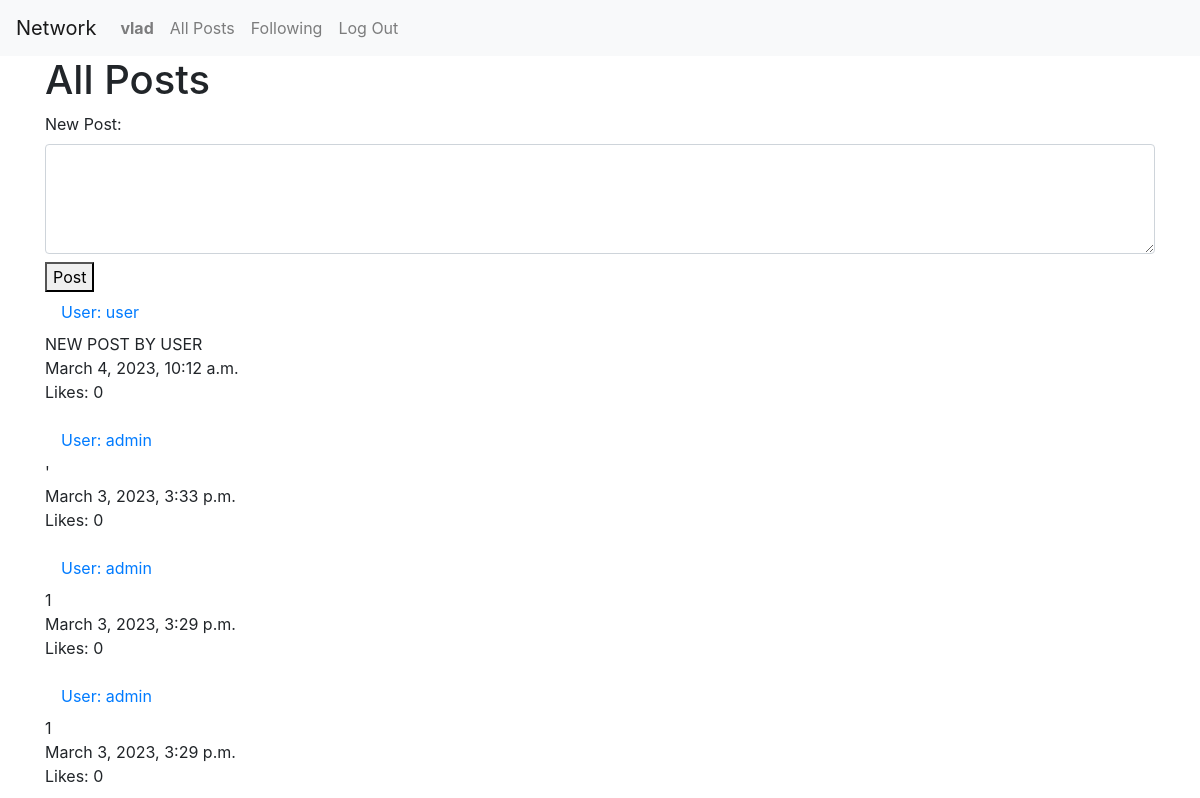
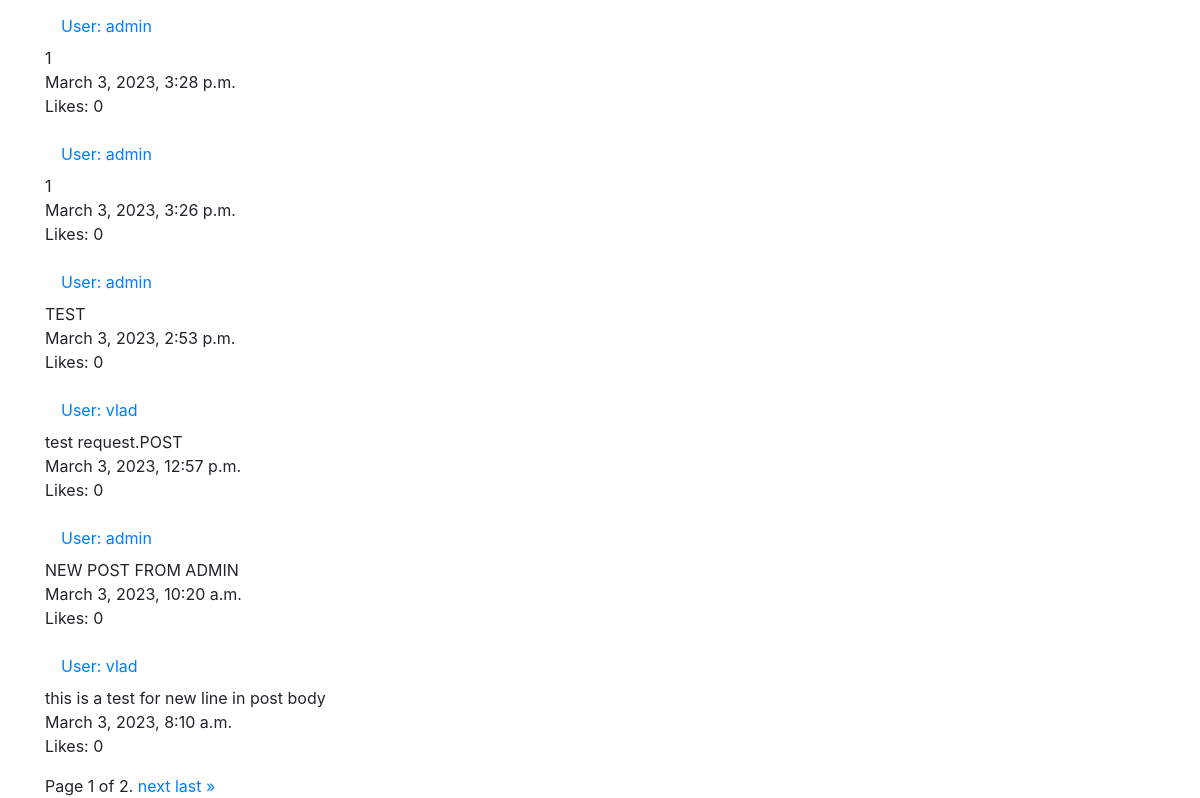
/ (signed in), run on an earlier commit of the app's database (2 pictures, top to bottom).
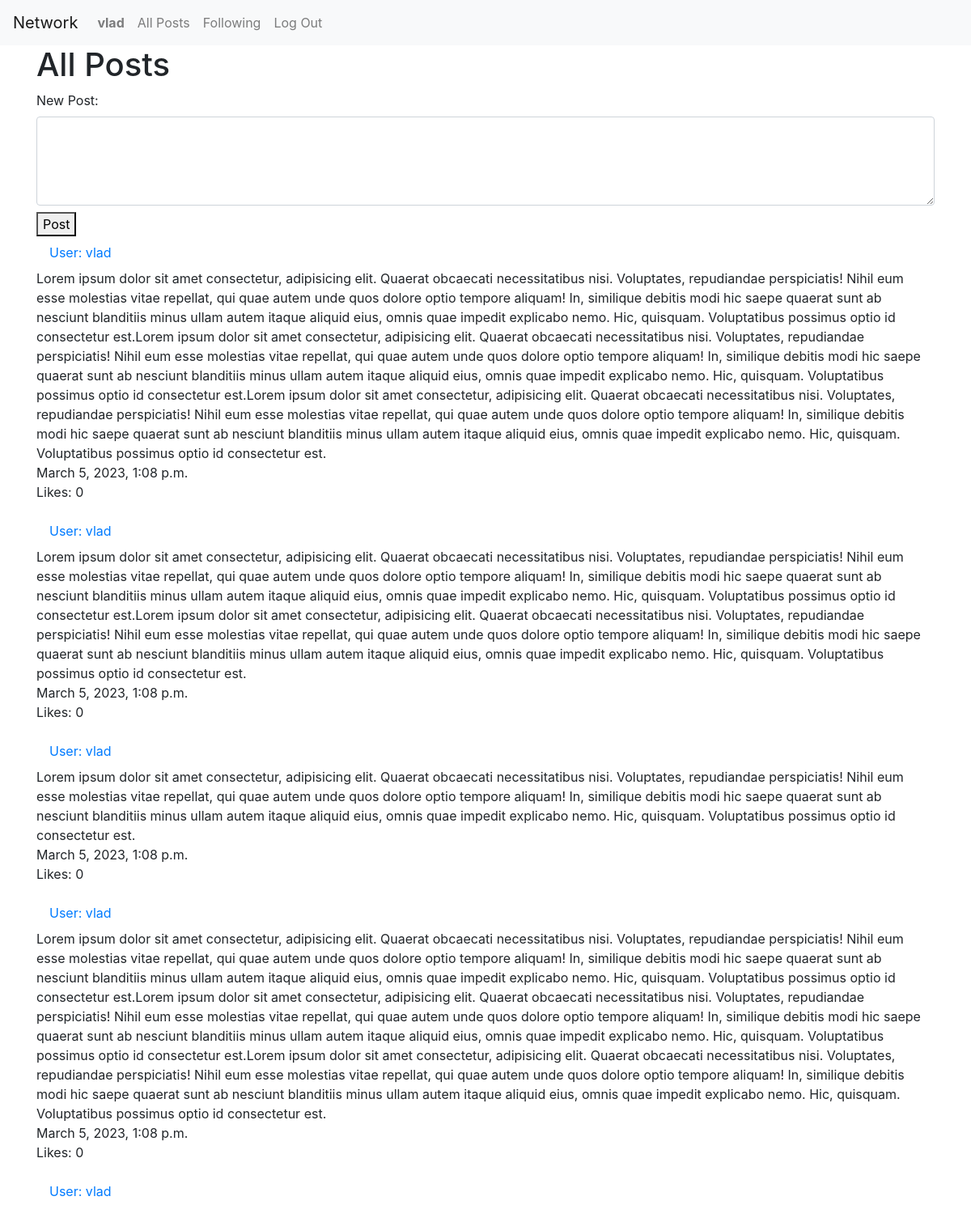
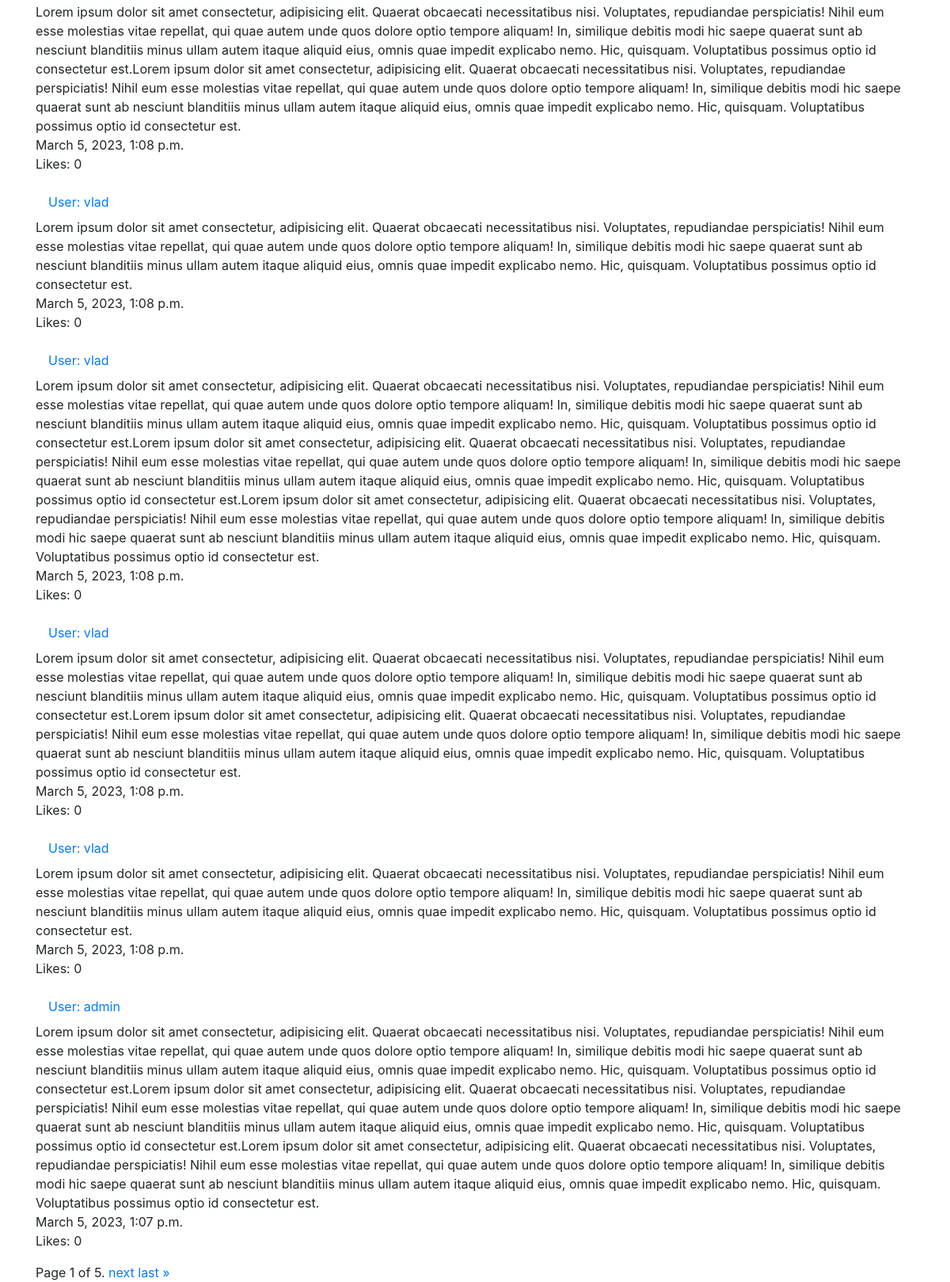
And on a later commit of the database (2 pictures, top to bottom).
### network/models.py (models this page shows, shortened)
class Post(models.Model):
    body = models.TextField(blank=True)
    timestamp = models.DateTimeField(auto_now_add=True, null=True)
    user = models.ForeignKey(User, on_delete=models.PROTECT, related_name="user_posts", null=True)
    likes = models.IntegerField(default=0)

class User(AbstractUser):
    following = models.ManyToManyField("User", blank=True, related_name="fg")   # "self" din't work here, follow actions somehow duplicated to both following and followers
    followers = models.ManyToManyField("User", blank=True, related_name="fs")

### network/views.py (the view)
# urls.py: path("", views.index, name="index"),
def index(request):
    posts = Post.objects.all().order_by("-timestamp").all()
    page_obj = paginate(posts, request)
    return render(request, "network/index.html", {
        "new_post_form": NewPostForm,
        "page_obj": page_obj
    })

### network/views.py (called while the page is built)
def paginate(list, request):
    paginator = Paginator(list, 10)
    page_number = request.GET.get('page')
    return paginator.get_page(page_number)

### network/templates/network/index.html (shortened to what this page needs)
{% extends "network/layout.html" %}
{% block body %}
    {% if user.is_authenticated %}
        <h1>All Posts</h1>
        <div class="" id="new_post">
            <form action="{% url 'new_post' %}" method="post">
                {{ new_post_form }}
                <button type="submit">Post</button>
            </form>
        </div>
        <div class="" id="posts">
            {% for post in page_obj %}
                <div class="post mb-3">
                    <div><a class="nav-link" href="{% url 'profile' post.user.id %}">User: {{ post.user }}</a></div>
                    <div>{{ post.body }}</div>
                    <div>{{ post.timestamp }}</div>
                    <div>Likes: {{ post.likes }}</div>
                </div>
            {% empty %}
                No Posts
            {% endfor %}
            <div class="pagination">
                <span class="step-links">
                    <span class="current">
                        Page {{ page_obj.number }} of {{ page_obj.paginator.num_pages }}.
                    </span>
                    {% if page_obj.has_next %}
                        <a href="?page={{ page_obj.next_page_number }}">next</a>
                        <a href="?page={{ page_obj.paginator.num_pages }}">last &raquo;</a>
                    {% endif %}
                </span>
            </div>
        </div>
    {% endif %}
{% endblock %}

What changed in the data, as far as the page shows it:
no longer on this page (row unchanged): Post: user "user", body "NEW POST BY USER", timestamp "March 4, 2023, 10:12 a.m.", likes "0"
no longer on this page (row unchanged): Post: user "admin", body "'", timestamp "March 3, 2023, 3:33 p.m.", likes "0"
no longer on this page (row unchanged): Post: user "admin", body "1", timestamp "March 3, 2023, 3:29 p.m.", likes "0"
no longer on this page (row unchanged): Post: user "admin", body "1", timestamp "March 3, 2023, 3:29 p.m.", likes "0"
no longer on this page (row unchanged): Post: user "admin", body "1", timestamp "March 3, 2023, 3:28 p.m.", likes "0"
no longer on this page (row unchanged): Post: user "admin", body "1", timestamp "March 3, 2023, 3:26 p.m.", likes "0"
no longer on this page (row unchanged): Post: user "admin", body "TEST", timestamp "March 3, 2023, 2:53 p.m.", likes "0"
no longer on this page (row unchanged): Post: user "vlad", body "test request.POST", timestamp "March 3, 2023, 12:57 p.m.", likes "0"
no longer on this page (row unchanged): Post: user "admin", body "NEW POST FROM ADMIN", timestamp "March 3, 2023, 10:20 a.m.", likes "0"
no longer on this page (row unchanged): Post: user "vlad", body "this is a test for new line in post body", timestamp "March 3, 2023, 8:10 a.m.", likes "0"
added Post: user "vlad", body "Lorem ipsum dolor sit amet consectetur, adipisicing elit. Quaerat obcaecati necessitatibus nisi. Voluptates, repudiandae perspiciatis! Nihil eum esse molestias vitae repellat, qui quae autem unde quos dolore optio tempore aliquam! In, similique debitis modi hic saepe quaerat sunt ab nesciunt blanditiis minus ullam autem itaque aliquid eius, omnis quae impedit explicabo nemo. Hic, quisquam. Voluptatibus possimus optio id consectetur est.Lorem ipsum dolor sit amet consectetur, adipisicing elit. Quaerat obcaecati necessitatibus nisi. Voluptates, repudiandae perspiciatis! Nihil eum esse molestias vitae repellat, qui quae autem unde quos dolore optio tempore aliquam! In, similique debitis modi…", timestamp "March 5, 2023, 1:08 p.m.", likes "0"
added Post: user "vlad", body "Lorem ipsum dolor sit amet consectetur, adipisicing elit. Quaerat obcaecati necessitatibus nisi. Voluptates, repudiandae perspiciatis! Nihil eum esse molestias vitae repellat, qui quae autem unde quos dolore optio tempore aliquam! In, similique debitis modi hic saepe quaerat sunt ab nesciunt blanditiis minus ullam autem itaque aliquid eius, omnis quae impedit explicabo nemo. Hic, quisquam. Voluptatibus possimus optio id consectetur est.Lorem ipsum dolor sit amet consectetur, adipisicing elit. Quaerat obcaecati necessitatibus nisi. Voluptates, repudiandae perspiciatis! Nihil eum esse molestias vitae repellat, qui quae autem unde quos dolore optio tempore aliquam! In, similique debitis modi…", timestamp "March 5, 2023, 1:08 p.m.", likes "0"
added Post: user "vlad", body "Lorem ipsum dolor sit amet consectetur, adipisicing elit. Quaerat obcaecati necessitatibus nisi. Voluptates, repudiandae perspiciatis! Nihil eum esse molestias vitae repellat, qui quae autem unde quos dolore optio tempore aliquam! In, similique debitis modi hic saepe quaerat sunt ab nesciunt blanditiis minus ullam autem itaque aliquid eius, omnis quae impedit explicabo nemo. Hic, quisquam. Voluptatibus possimus optio id consectetur est.", timestamp "March 5, 2023, 1:08 p.m.", likes "0"
added Post: user "vlad", body "Lorem ipsum dolor sit amet consectetur, adipisicing elit. Quaerat obcaecati necessitatibus nisi. Voluptates, repudiandae perspiciatis! Nihil eum esse molestias vitae repellat, qui quae autem unde quos dolore optio tempore aliquam! In, similique debitis modi hic saepe quaerat sunt ab nesciunt blanditiis minus ullam autem itaque aliquid eius, omnis quae impedit explicabo nemo. Hic, quisquam. Voluptatibus possimus optio id consectetur est.Lorem ipsum dolor sit amet consectetur, adipisicing elit. Quaerat obcaecati necessitatibus nisi. Voluptates, repudiandae perspiciatis! Nihil eum esse molestias vitae repellat, qui quae autem unde quos dolore optio tempore aliquam! In, similique debitis modi…", timestamp "March 5, 2023, 1:08 p.m.", likes "0"
added Post: user "vlad", body "Lorem ipsum dolor sit amet consectetur, adipisicing elit. Quaerat obcaecati necessitatibus nisi. Voluptates, repudiandae perspiciatis! Nihil eum esse molestias vitae repellat, qui quae autem unde quos dolore optio tempore aliquam! In, similique debitis modi hic saepe quaerat sunt ab nesciunt blanditiis minus ullam autem itaque aliquid eius, omnis quae impedit explicabo nemo. Hic, quisquam. Voluptatibus possimus optio id consectetur est.Lorem ipsum dolor sit amet consectetur, adipisicing elit. Quaerat obcaecati necessitatibus nisi. Voluptates, repudiandae perspiciatis! Nihil eum esse molestias vitae repellat, qui quae autem unde quos dolore optio tempore aliquam! In, similique debitis modi…", timestamp "March 5, 2023, 1:08 p.m.", likes "0"
added Post: user "vlad", body "Lorem ipsum dolor sit amet consectetur, adipisicing elit. Quaerat obcaecati necessitatibus nisi. Voluptates, repudiandae perspiciatis! Nihil eum esse molestias vitae repellat, qui quae autem unde quos dolore optio tempore aliquam! In, similique debitis modi hic saepe quaerat sunt ab nesciunt blanditiis minus ullam autem itaque aliquid eius, omnis quae impedit explicabo nemo. Hic, quisquam. Voluptatibus possimus optio id consectetur est.", timestamp "March 5, 2023, 1:08 p.m.", likes "0"
added Post: user "vlad", body "Lorem ipsum dolor sit amet consectetur, adipisicing elit. Quaerat obcaecati necessitatibus nisi. Voluptates, repudiandae perspiciatis! Nihil eum esse molestias vitae repellat, qui quae autem unde quos dolore optio tempore aliquam! In, similique debitis modi hic saepe quaerat sunt ab nesciunt blanditiis minus ullam autem itaque aliquid eius, omnis quae impedit explicabo nemo. Hic, quisquam. Voluptatibus possimus optio id consectetur est.Lorem ipsum dolor sit amet consectetur, adipisicing elit. Quaerat obcaecati necessitatibus nisi. Voluptates, repudiandae perspiciatis! Nihil eum esse molestias vitae repellat, qui quae autem unde quos dolore optio tempore aliquam! In, similique debitis modi…", timestamp "March 5, 2023, 1:08 p.m.", likes "0"
added Post: user "vlad", body "Lorem ipsum dolor sit amet consectetur, adipisicing elit. Quaerat obcaecati necessitatibus nisi. Voluptates, repudiandae perspiciatis! Nihil eum esse molestias vitae repellat, qui quae autem unde quos dolore optio tempore aliquam! In, similique debitis modi hic saepe quaerat sunt ab nesciunt blanditiis minus ullam autem itaque aliquid eius, omnis quae impedit explicabo nemo. Hic, quisquam. Voluptatibus possimus optio id consectetur est.Lorem ipsum dolor sit amet consectetur, adipisicing elit. Quaerat obcaecati necessitatibus nisi. Voluptates, repudiandae perspiciatis! Nihil eum esse molestias vitae repellat, qui quae autem unde quos dolore optio tempore aliquam! In, similique debitis modi…", timestamp "March 5, 2023, 1:08 p.m.", likes "0"
added Post: user "vlad", body "Lorem ipsum dolor sit amet consectetur, adipisicing elit. Quaerat obcaecati necessitatibus nisi. Voluptates, repudiandae perspiciatis! Nihil eum esse molestias vitae repellat, qui quae autem unde quos dolore optio tempore aliquam! In, similique debitis modi hic saepe quaerat sunt ab nesciunt blanditiis minus ullam autem itaque aliquid eius, omnis quae impedit explicabo nemo. Hic, quisquam. Voluptatibus possimus optio id consectetur est.", timestamp "March 5, 2023, 1:08 p.m.", likes "0"
added Post: user "admin", body "Lorem ipsum dolor sit amet consectetur, adipisicing elit. Quaerat obcaecati necessitatibus nisi. Voluptates, repudiandae perspiciatis! Nihil eum esse molestias vitae repellat, qui quae autem unde quos dolore optio tempore aliquam! In, similique debitis modi hic saepe quaerat sunt ab nesciunt blanditiis minus ullam autem itaque aliquid eius, omnis quae impedit explicabo nemo. Hic, quisquam. Voluptatibus possimus optio id consectetur est.Lorem ipsum dolor sit amet consectetur, adipisicing elit. Quaerat obcaecati necessitatibus nisi. Voluptates, repudiandae perspiciatis! Nihil eum esse molestias vitae repellat, qui quae autem unde quos dolore optio tempore aliquam! In, similique debitis modi…", timestamp "March 5, 2023, 1:07 p.m.", likes "0"
Also different on the page:
{{ page_obj.paginator.num_pages }}: "2" → "5"
